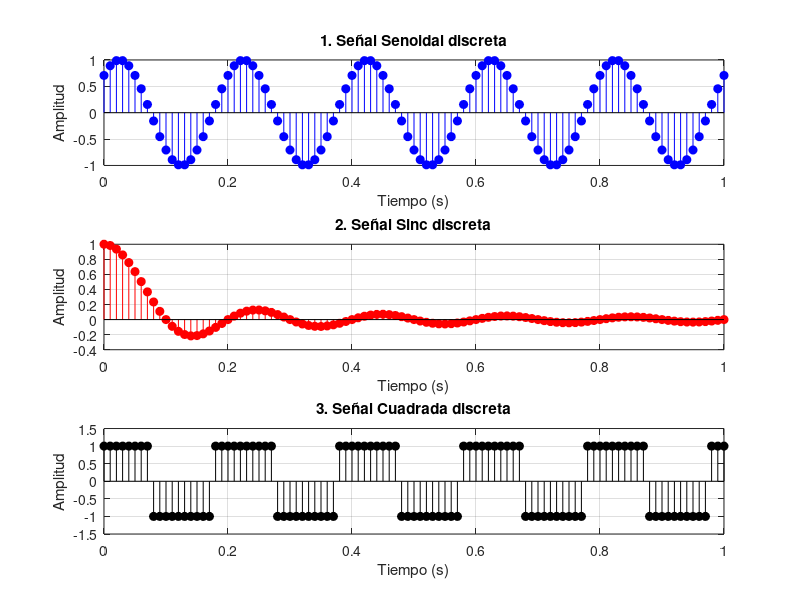

Write MATLAB code to recreate this figure.
1;

function [y, t] = generar_senoidal(fs, fm, phi, t_inicial, t_final)
    t = t_inicial : 1/fm : t_final;

    y = sin(2 * pi * fs * t + phi);
end

function [y,t] = generar_sinc(fs, fm, t_inicial, t_final)
  t = t_inicial : 1/fm : t_final;

  x = 2 * pi * fs * t;

  y = ones(size(x));

  # Indices donde x NO es 0
  indices = find(x!=0);
  y(indices) = sin(x(indices)) ./ x(indices);
endfunction

function [y, t] = generar_cuadrada(fs, fm, phi, t_inicial, t_final)
    t = t_inicial : 1/fm : t_final;

    argumento_mod = mod(2 * pi * fs * t + phi, 2 * pi);

    y = ones(size(t));

    y(argumento_mod >= pi) = -1;
endfunction

fm = 100;           % Frecuencia de muestreo en Hz
t_inicial = 0;      % Tiempo inicial en segundos
t_final = 1;        % Tiempo final en segundos

% Parámetros de la señal (2*fs <= fm, es decir fs <= 50hz)
fs = 5;             % Frecuencia de la señal en hz
phi = pi/4;         % Fase en radianes

% Generación de las señales llamando a las funciones
[y_senoidal, t] = generar_senoidal(fs, fm, phi, t_inicial, t_final);
[y_sinc, t]     = generar_sinc(fs, fm, t_inicial, t_final);
[y_cuadrada, t] = generar_cuadrada(fs, fm, phi, t_inicial, t_final);

figure; % Crea una nueva ventana para los gráficos

% 1. Gráfico de la Señal Senoidal
subplot(3, 1, 1); % Divide la ventana en 3 filas, 1 columna, y usa la posición 1
stem(t, y_senoidal, 'b', 'filled');
title('1. Señal Senoidal discreta');
xlabel('Tiempo (s)');
ylabel('Amplitud');
grid on;

% 2. Gráfico de la Señal Sinc
subplot(3, 1, 2); % Posición 2
stem(t, y_sinc, 'r', 'filled');
title('2. Señal Sinc discreta');
xlabel('Tiempo (s)');
ylabel('Amplitud');
grid on;

% 3. Gráfico de la Señal Cuadrada
subplot(3, 1, 3); % Posición 3
stem(t, y_cuadrada, 'k', 'filled');
title('3. Señal Cuadrada discreta');
xlabel('Tiempo (s)');
ylabel('Amplitud');
ylim([-1.5, 1.5]); % Ampliamos un poco el eje Y para ver bien los topes
grid on;
